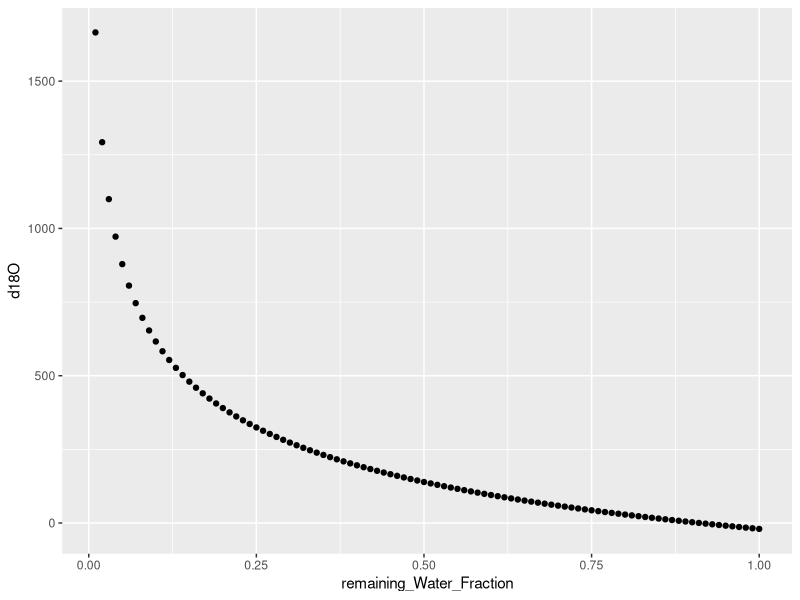

The R script that drew this image:
## ---- chunk 1
library(tidyverse)
plot_Data_Neg_twenty <- tibble(
  remaining_Water_Fraction = rev(seq(0.01,1,0.01)),
  temperature = -35
)

plot_Data_Neg_twenty <- plot_Data_Neg_twenty %>%
  mutate(d18O = (-20 + 1000)*(remaining_Water_Fraction^(0.9822*exp(7.9448/temperature)-1))-1000)
## ---- chunk 2
library(ggplot2)
theplot <- ggplot(plot_Data_Neg_twenty, aes(x = remaining_Water_Fraction,y = d18O)) + 
  geom_point(aes(x = remaining_Water_Fraction,y = d18O))

plot(theplot)
## ---- chunk 3
measured_Data = c(-10, NA, 20, 30)

library(dplyr)

alpha = 0.990

remaining_Delta <- function(starting_delta_values, remaining_Water_Fraction, alpha) #Function which calculates the isotope value for the remaining water post-process
{
  remaining_Delta = (starting_delta_values +   1000)*(remaining_Water_Fraction^(alpha-1))-1000
  return(remaining_Delta)
}

calculated_Data <- tibble(remaining_Water_Fraction = seq(0.01,1,0.01)) #tibble for plotting

for (i in 1:length(measured_Data)) { #Iteratively adding columns for each of the starting values for all the remaining water fractions. USED FOR QUESTION 3 BELOW
  if( any(is.na(measured_Data[[i]])))
  {
  warning('Yo, fixing your data ') #catch for bad data
  measured_Data[is.na(measured_Data)] <- 0 #Replacing the column to go to the tibble to be nothing.
    }
  else
  calculated_Data <- calculated_Data %>%
  mutate(!!sym(toString(measured_Data[i])) :=  remaining_Delta(measured_Data[i], remaining_Water_Fraction, alpha))
}

print(calculated_Data)

